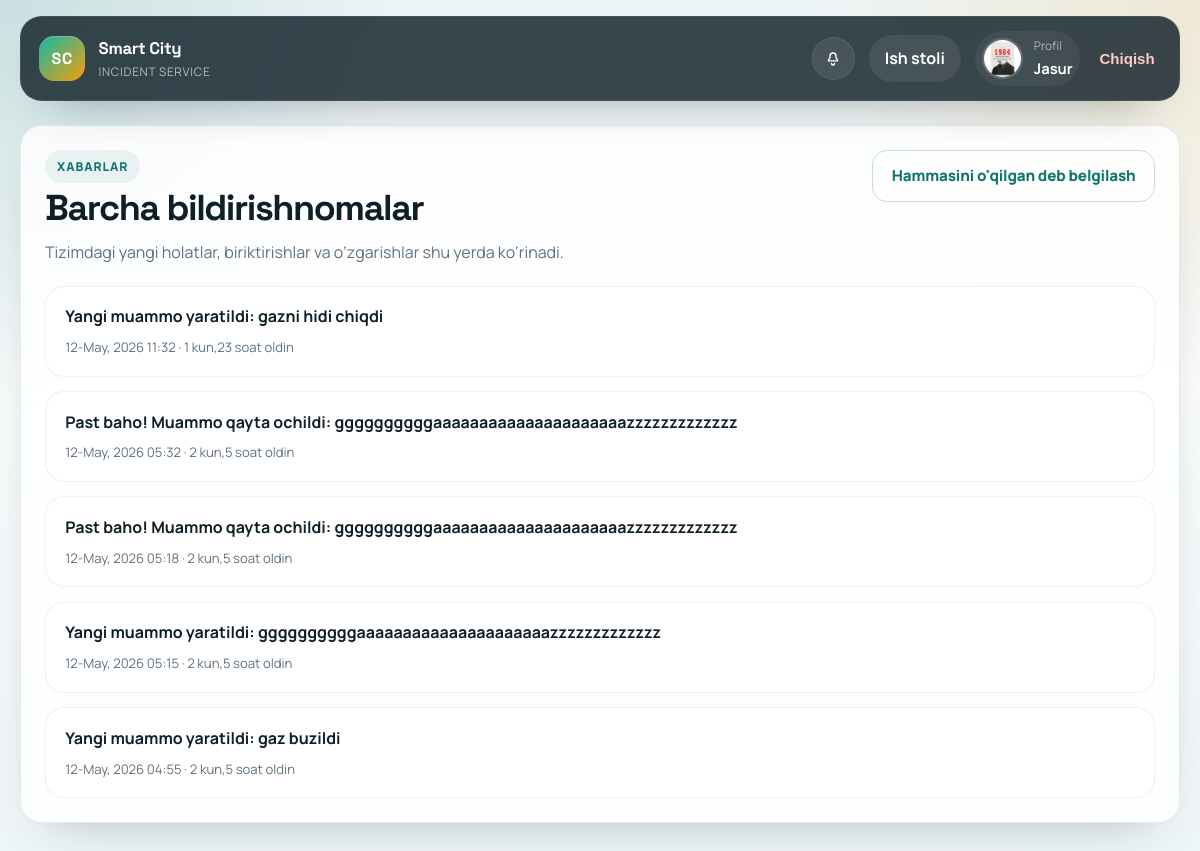
The page /notifications/ (signed in) on the database its author committed.
### accounts/models.py (models this page shows, shortened)
class User(AbstractUser):
    ROLE_CHOICES = (
        ('CITIZEN', 'Fuqaro'),
        ('OPERATOR', 'Operator'),
        ('TECHNICIAN', 'Texnik'),
    )
    role = models.CharField(max_length=20, choices=ROLE_CHOICES, default='CITIZEN')
    phone = models.CharField(max_length=20, blank=True, null=True)
    region = models.CharField(max_length=50, choices=REGION_CHOICES, blank=True)
    city = models.CharField(max_length=100, blank=True)
    telegram_id = models.CharField(max_length=100, blank=True, null=True, unique=True)
    category = models.ForeignKey('incidents.Category', on_delete=models.SET_NULL, null=True, blank=True)
    avatar = models.ImageField(upload_to='avatars/', blank=True, null=True)

### incidents/models.py (models this page shows, shortened)
class Notification(models.Model):
    user = models.ForeignKey(settings.AUTH_USER_MODEL, on_delete=models.CASCADE, related_name='notifications')
    message = models.TextField()
    is_read = models.BooleanField(default=False)
    created_at = models.DateTimeField(auto_now_add=True)

### incidents/views.py (the view)
# urls.py: path('notifications/', views.NotificationListView.as_view(), name='notifications'),
class NotificationListView(LoginRequiredMixin, View):
    def get(self, request):
        notifications = request.user.notifications.all().order_by('-created_at')
        return render(request, 'incidents/notifications.html', {'notifications': notifications})

### incidents/context_processors.py (called while the page is built)
def notifications(request):
    if request.user.is_authenticated:
        return {
            'unread_notifications_count': request.user.notifications.filter(is_read=False).count()
        }
    return {'unread_notifications_count': 0}

### templates/incidents/notifications.html (shortened to what this page needs)
{% extends 'base.html' %}
{% block content %}
<div class="notification-page">
    <section class="card panel-card">
        <div class="section-header">
            <div>
                <span class="eyebrow">Xabarlar</span>
                <h1 class="section-title">Barcha bildirishnomalar</h1>
                <p class="section-copy">Tizimdagi yangi holatlar, biriktirishlar va o‘zgarishlar shu yerda ko‘rinadi.</p>
            </div>
            <a href="{% url 'mark_notifications_read' %}" class="btn btn-outline">Hammasini o'qilgan deb belgilash</a>
        </div>
        <div class="notification-list-page">
            {% for notif in notifications %}
                <article class="notification-card-page {% if not notif.is_read %}is-unread{% endif %}">
                    <div style="font-weight: 700;">{{ notif.message }}</div>
                    <div class="notification-meta">{{ notif.created_at|date:"d-M, Y H:i" }} · {{ notif.created_at|timesince }} oldin</div>
                </article>
            {% empty %}
                <div class="empty-state">Hozircha bildirishnomalar mavjud emas.</div>
            {% endfor %}
        </div>
    </section>
</div>
{% endblock %}

### templates/base.html (shortened to what this page needs)
<!DOCTYPE html>
<html lang="uz">
<head>
</head>
<body>
    <nav class="site-nav">
        <div class="nav-shell">
            <a href="/" class="brand-link">
                <span class="brand-mark">SC</span>
                <span class="brand-text">
                    <span class="brand-title">Smart City</span>
                    <span class="brand-subtitle">Incident Service</span>
                </span>
            </a>
            <div class="nav-links">
                {% if user.is_authenticated %}
                    <div class="notification-menu">
                        <button type="button" id="notif-toggle" class="notification-toggle" aria-expanded="false" aria-controls="notif-dropdown">
                        </button>
                    </div>
                    <a href="{% url 'dashboard' %}" class="nav-pill">Ish stoli</a>
                    <a href="{% url 'profile' %}" class="nav-user">
                        {% if user.avatar %}
                            <img src="{{ user.avatar.url }}" class="avatar" alt="Avatar">
                        {% else %}
                            <span class="avatar-fallback">{{ user.username|first|upper }}</span>
                        {% endif %}
                        <span class="nav-user__name">
                            <span class="nav-user__label">Profil</span>
                            <span class="nav-user__value">{{ user.first_name|default:user.username }}</span>
                        </span>
                    </a>
                    <form action="{% url 'logout' %}" method="post" class="logout-form">
                        <button type="submit" class="logout-btn">Chiqish</button>
                    </form>
                {% else %}
                    <a href="{% url 'login' %}" class="nav-link">Kirish</a>
                    <a href="{% url 'register' %}" class="nav-pill">Ro'yxatdan o'tish</a>
                {% endif %}
            </div>
        </div>
    </nav>
    <main class="page-shell">
        <div class="page-content animate-fade">
            {% block content %}{% endblock %}
        </div>
    </main>
</body>
</html>

### templates/incidents/notifications.html (style rules this page uses)
.notification-page { display: grid; gap: 1.2rem; }
.notification-list-page { display: grid; gap: 0.9rem; }
.notification-card-page { padding: 1.1rem 1.2rem; border-radius: 1.2rem; background: rgba(255, 255, 255, 0.74); border: 1px solid rgba(148, 163, 184, 0.16); }
.notification-meta { margin-top: 0.45rem; color: var(--secondary); font-size: 0.82rem; }

### rows shown on the page
User: avatar (picture), first_name "Jasur"
Notification: message "Yangi muammo yaratildi: gazni hidi chiqdi", created_at "12-May, 2026 11:32", created_at "1 kun,23 soat"
Notification: message "Past baho! Muammo qayta ochildi: ggggggggggaaaaaaaaaaaaaaaaaaaaazzzzzzzzzzzzz", created_at "12-May, 2026 05:32", created_at "2 kun,5 soat"
Notification: message "Past baho! Muammo qayta ochildi: ggggggggggaaaaaaaaaaaaaaaaaaaaazzzzzzzzzzzzz", created_at "12-May, 2026 05:18", created_at "2 kun,5 soat"
Notification: message "Yangi muammo yaratildi: ggggggggggaaaaaaaaaaaaaaaaaaaaazzzzzzzzzzzzz", created_at "12-May, 2026 05:15", created_at "2 kun,5 soat"
Notification: message "Yangi muammo yaratildi: gaz buzildi", created_at "12-May, 2026 04:55", created_at "2 kun,5 soat"
